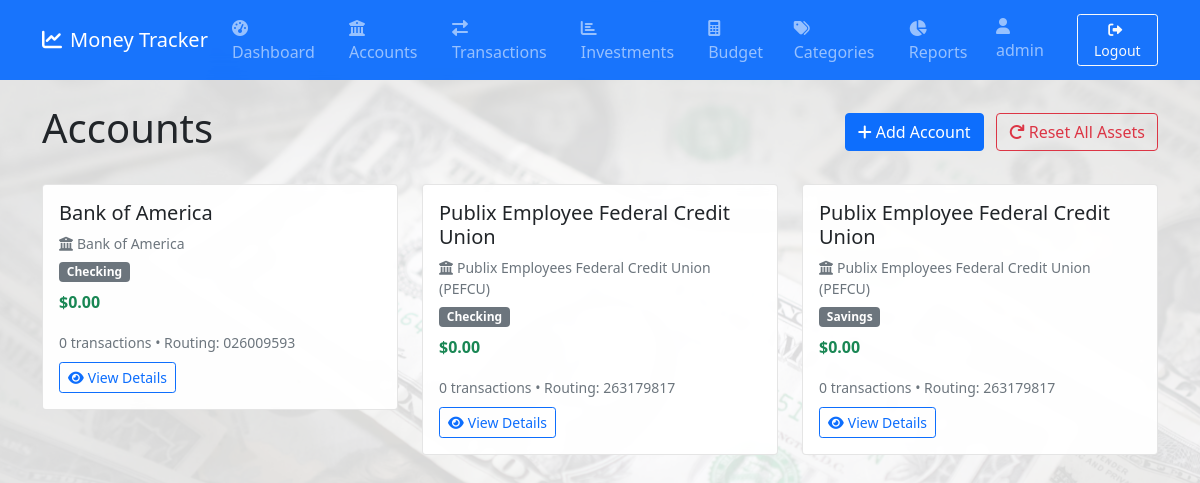
Page /accounts (signed in) on the committed database.
### app.py (models this page shows, shortened)
class User(UserMixin, db.Model):
    id = db.Column(db.Integer, primary_key=True)
    username = db.Column(db.String(80), unique=True, nullable=False)
    email = db.Column(db.String(120), unique=True, nullable=False)
    password_hash = db.Column(db.String(128), nullable=False)
    created_at = db.Column(db.DateTime, default=datetime.utcnow)
    accounts = db.relationship('Account', backref='user', lazy=True)
    categories = db.relationship('Category', backref='user', lazy=True)

class Account(db.Model):
    id = db.Column(db.Integer, primary_key=True)
    name = db.Column(db.String(100), nullable=False)
    account_type = db.Column(db.String(50), nullable=False)  # checking, savings, investment, credit
    balance = db.Column(db.Float, default=0.0)
    bank_name = db.Column(db.String(100), nullable=True)  # Bank name from routing lookup
    routing_number = db.Column(db.String(9), nullable=True)  # Bank routing number
    account_number = db.Column(db.String(255), nullable=True)  # Full account number (encrypted)
    account_number_last4 = db.Column(db.String(4), nullable=True)  # Last 4 digits for security
    user_id = db.Column(db.Integer, db.ForeignKey('user.id'), nullable=False)
    def get_masked_account_number(self):
        if not self.account_number:
            return None

### app.py (the view)
@app.route('/accounts')
@login_required
def accounts():
    accounts = Account.query.filter_by(user_id=current_user.id).all()
    return render_template('accounts.html', accounts=accounts)

### app.py (called while the page is built)
@app.context_processor
def inject_datetime():
    return {'datetime': datetime, 'date': date, 'current_user': current_user}

@login_manager.user_loader
def load_user(user_id):
    return User.query.get(int(user_id))

### templates/accounts.html (shortened to what this page needs)
{% extends "base.html" %}
{% block content %}
<div class="d-flex justify-content-between align-items-center mb-4">
    <h1>Accounts</h1>
    <div>
        <a href="{{ url_for('add_account') }}" class="btn btn-primary me-2">
            <i class="fas fa-plus me-1"></i>Add Account
        </a>
        <button type="button" class="btn btn-outline-danger" onclick="confirmCompleteReset()">
            <i class="fas fa-redo me-1"></i>Reset All Assets
        </button>
    </div>
</div>
<div class="row">
    {% for account in accounts %}
    <div class="col-md-6 col-lg-4 mb-3">
        <div class="card">
            <div class="card-body">
                <h5 class="card-title">{{ account.name }}</h5>
                {% if account.bank_name or account.get_masked_account_number() %}
                <p class="text-muted small mb-1">
                    {% if account.bank_name %}
                        <i class="fas fa-university me-1"></i>{{ account.bank_name }}
                    {% endif %}
                </p>
                {% endif %}
                <p class="card-text">
                    <span class="badge bg-secondary mb-2">{{ account.account_type.title() }}</span><br>
                    <strong class="{% if account.balance >= 0 %}text-success{% else %}text-danger{% endif %}">
                        ${{ "%.2f"|format(account.balance) }}
                    </strong>
                </p>
                <small class="text-muted">
                    {{ account.transactions|length }} transactions
                    {% if account.routing_number %}
                        • Routing: {{ account.routing_number }}
                    {% endif %}
                </small>
                <div class="mt-2">
                    <a href="{{ url_for('account_detail', account_id=account.id) }}" class="btn btn-sm btn-outline-primary">
                        <i class="fas fa-eye me-1"></i>View Details
                    </a>
                </div>
            </div>
        </div>
    </div>
    {% endfor %}
</div>
{% endblock %}

### templates/base.html (shortened to what this page needs)
<!DOCTYPE html>
<html lang="en">
<head>
    <link href="https://cdn.jsdelivr.net/npm/bootstrap@5.1.3/dist/css/bootstrap.min.css" rel="stylesheet">
    <link href="https://cdnjs.cloudflare.com/ajax/libs/font-awesome/6.0.0/css/all.min.css" rel="stylesheet">
    <link href="{{ url_for('static', filename='css/style.css') }}" rel="stylesheet">
</head>
<body>
    <nav class="navbar navbar-expand-lg navbar-dark bg-primary">
        <div class="container">
            <a class="navbar-brand" href="{{ url_for('dashboard') }}">
                <i class="fas fa-chart-line me-2"></i>Money Tracker
            </a>
            <div class="collapse navbar-collapse" id="navbarNav">
                <ul class="navbar-nav me-auto">
                    <li class="nav-item">
                        <a class="nav-link" href="{{ url_for('dashboard') }}">
                            <i class="fas fa-tachometer-alt me-1"></i>Dashboard
                        </a>
                    </li>
                    <li class="nav-item">
                        <a class="nav-link" href="{{ url_for('accounts') }}">
                            <i class="fas fa-university me-1"></i>Accounts
                        </a>
                    </li>
                    <li class="nav-item">
                        <a class="nav-link" href="{{ url_for('transactions') }}">
                            <i class="fas fa-exchange-alt me-1"></i>Transactions
                        </a>
                    </li>
                    <li class="nav-item">
                        <a class="nav-link" href="{{ url_for('investments') }}">
                            <i class="fas fa-chart-bar me-1"></i>Investments
                        </a>
                    </li>
                    <li class="nav-item">
                        <a class="nav-link" href="{{ url_for('budget') }}">
                            <i class="fas fa-calculator me-1"></i>Budget
                        </a>
                    </li>
                    <li class="nav-item">
                        <a class="nav-link" href="{{ url_for('categories') }}">
                            <i class="fas fa-tags me-1"></i>Categories
                        </a>
                    </li>
                    <li class="nav-item">
                        <a class="nav-link" href="{{ url_for('reports') }}">
                            <i class="fas fa-chart-pie me-1"></i>Reports
                        </a>
                    </li>
                </ul>
                <ul class="navbar-nav">
                    <li class="nav-item">
                        <span class="navbar-text me-3">
                            <i class="fas fa-user me-1"></i>{{ current_user.username }}
                        </span>
                    </li>
                    <li class="nav-item">
                        <form method="POST" action="{{ url_for('logout') }}" class="d-inline">
                            <button type="submit" class="btn btn-outline-light btn-sm">
                                <i class="fas fa-sign-out-alt me-1"></i>Logout
                            </button>
                        </form>
                    </li>
                </ul>
            </div>
        </div>
    </nav>
    <div class="container mt-4">
        {% block content %}{% endblock %}
    </div>
</body>
</html>

### static/css/style.css (style rules this page uses)
body { background-image: url('../images/dollar.png'); background-size: cover; background-position: center; background-repeat: no-repeat; background-attachment: fixed; min-height: 100vh; }
body::before { content: ''; position: fixed; top: 0; left: 0; width: 100%; height: 100%; background-color: rgba(255, 255, 255, 0.85); z-index: -1; pointer-events: none; }
.card { background-color: rgba(255, 255, 255, 0.95); backdrop-filter: blur(5px); border: 1px solid rgba(0, 0, 0, 0.1); }
.navbar { background-color: rgba(13, 110, 253, 0.95) !important; backdrop-filter: blur(10px); }
.container { position: relative; z-index: 1; }

### rows in the picture
User: username "admin"
Account: name "Bank of America", bank_name "Bank of America", account_type "Checking", balance "0.00", transactions|length "0", routing_number "026009593"
Account: name "Publix Employee Federal Credit Union", bank_name "Publix Employees Federal Credit Union (PEFCU)", account_type "Checking", balance "0.00", transactions|length "0", routing_number "263179817"
Account: name "Publix Employee Federal Credit Union", bank_name "Publix Employees Federal Credit Union (PEFCU)", account_type "Savings", balance "0.00", transactions|length "0", routing_number "263179817"
